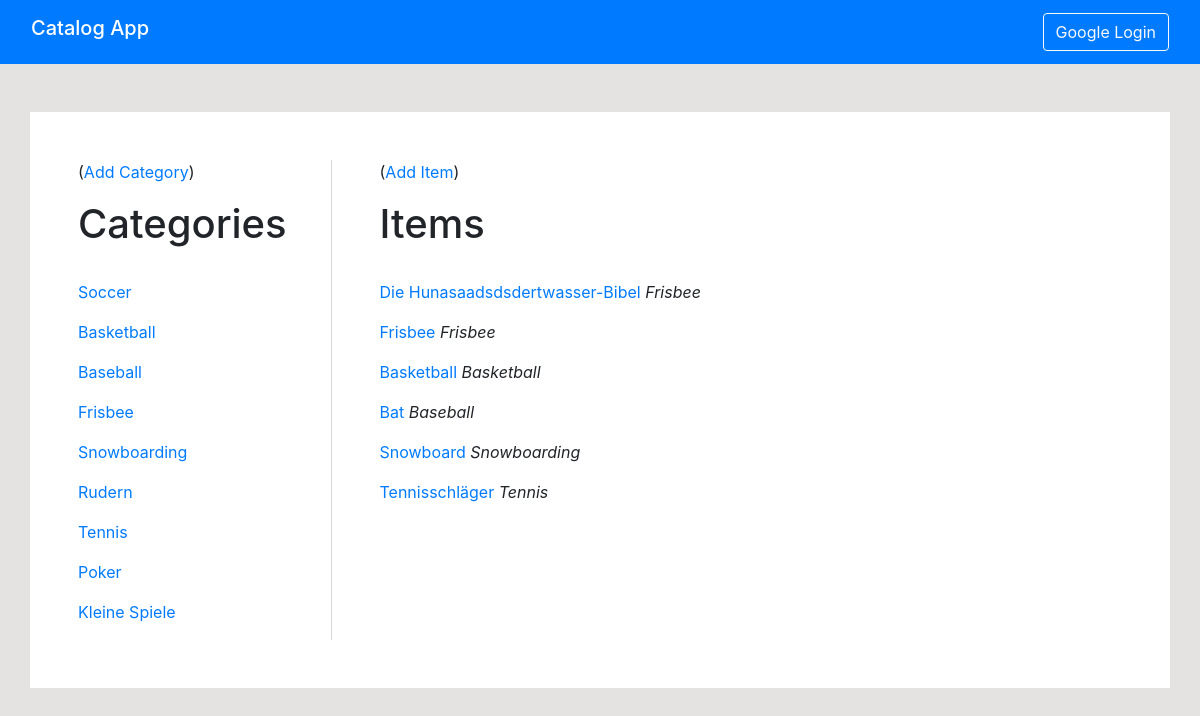
Page /catalog/ on the committed database.
### app/models.py (models this page shows, shortened)
class Category(db.Model):
	id = db.Column(db.Integer, primary_key=True)
	title = db.Column(db.String(64), index=True, unique=True)
	items = db.relationship('Item', backref='category', lazy='dynamic')

class Item(db.Model):
	id = db.Column(db.Integer, primary_key=True)
	title = db.Column(db.String(64), index=True, unique=True)
	description = db.Column(db.String(140))
	category_id = db.Column(db.Integer(), db.ForeignKey('category.id'))

### app/routes.py (the view)
@app.route('/')
@app.route('/catalog/')
def index():
	categories = Category.query.all()
	items = Item.query.all()
	return render_template('index.html', title='Catalog App', categories=categories, items=items)

### app/templates/index.html
{% extends "base.html" %}
{% block content %}
		<div class="row">
			<div class="col-md-3" style="border-right: 1px solid #D6D6D6;">
				(<a href="{{ url_for('add_category') }}">Add Category</a>)
		        <h1 class="pt-3">Categories</h1>
		        <br>
		        {% for category in categories %}
		        <div>
		        	<p>
		        		<a href="{{url_for('category', category_id = category.id)}}">
		        			{{category.title}}
		        		</a>
		        	</p>
		        </div>
	        	{% endfor %}
	        </div>
			<div class="col-md-9  pl-5">
				(<a href="{{ url_for('add') }}">Add Item</a>)
		        <h1 class="pt-3">Items</h1>
		        <br>
		        {% for item in items %}
		        <div>
		        	<p>
			        	<a href="{{ url_for('item', category_id = item.category.id, item_id = item.id)}}">
			        		{{item.title}}
			        	</a>
		        		<span class="font-italic">
		        		{{item.category.title}}
		        		</span>
		        	</p>
		   		</div>
		        {% endfor %}
		    </div>
		</div>
{% endblock %}

### app/templates/base.html (shortened to what this page needs)
<html>
    <head>
        <link rel="stylesheet" href="https://stackpath.bootstrapcdn.com/bootstrap/4.3.1/css/bootstrap.min.css">
    </head>
    <body style="background-color: #E5E2E2;">
    	<nav class="navbar navbar-dark bg-primary">
            <div class="container-fluid">
                <div class="navbar-header">
    				<a class="navbar-brand h1 " href="{{url_for('index')}}">
                        <span> Catalog App </span>
                    </a>
                </div>
                <div class="nav navbar-nav navbar-right">
                  {% if current_user.is_authenticated %}
                  <a class="button btn btn-outline-light" href="{{url_for('logout')}}">Logout</a>
                  {% else %}
                  <a class="button btn btn-outline-light" href="{{url_for('login')}}">Google Login</a>
                  {% endif %}
                </div>
            </div>
		</nav>
		<div class="container p-5 mt-5" style="background-color: white;">
		{% block content %}
		{% endblock %}
    	</div>
   	</body>
</html>

### rows in the picture
Category: title "Soccer"
Category: title "Basketball"
Category: title "Baseball"
Category: title "Frisbee"
Category: title "Snowboarding"
Category: title "Rudern"
Category: title "Tennis"
Category: title "Poker"
Category: title "Kleine Spiele"
Item: title "Die Hunasaadsdsdertwasser-Bibel", category "Frisbee"
Item: title "Frisbee", category "Frisbee"
Item: title "Basketball", category "Basketball"
Item: title "Bat", category "Baseball"
Item: title "Snowboard", category "Snowboarding"
Item: title "Tennisschläger", category "Tennis"
